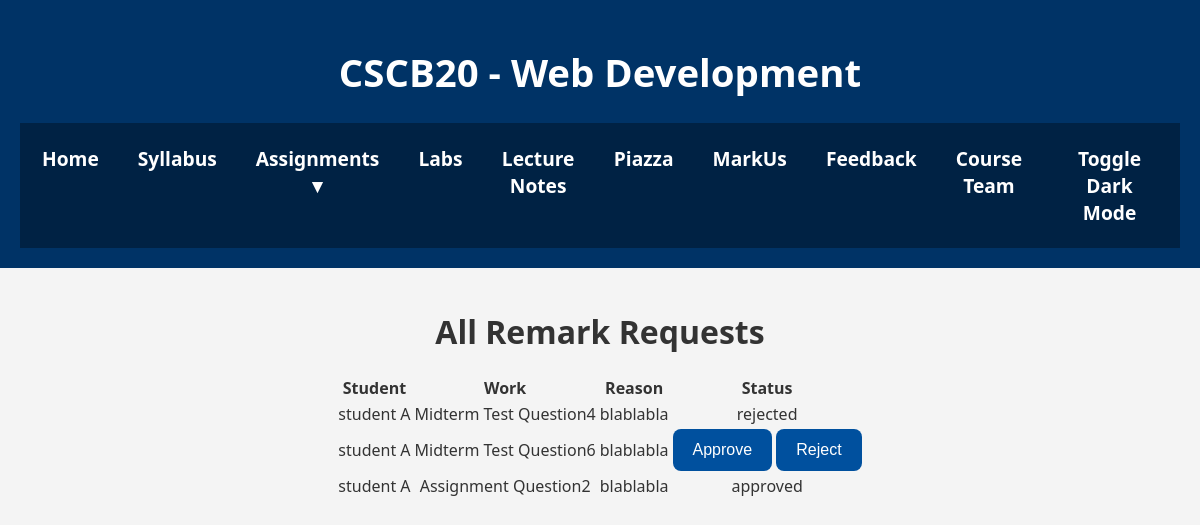
Before: /Regrade (signed in) with the older database file.
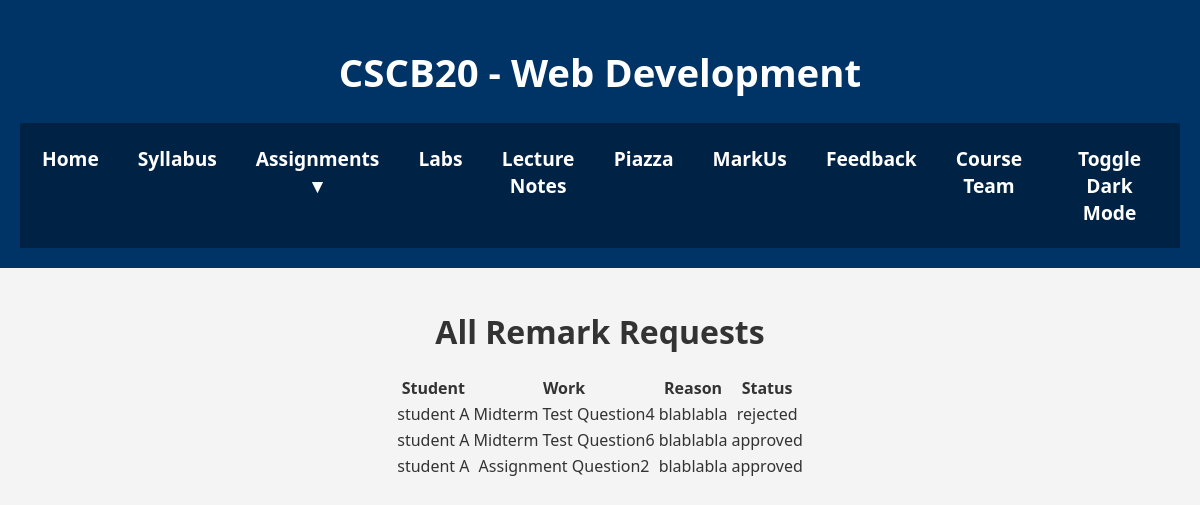
After: the same page with the newer database file.
### app.py (models this page shows)
class Regrade(db.Model):
    __tablename__ = 'Remark'
    id = db.Column(db.Integer, primary_key=True)
    userID = db.Column(db.Integer, db.ForeignKey('User.id'), nullable=False)
    work = db.Column(db.String(50), db.ForeignKey('Grade.work'), nullable=False)
    question = db.Column(db.Integer)
    reason = db.Column(db.String(1000), nullable=False)
    status = db.Column(db.String(50), nullable=False)

class User(db.Model):
    __tablename__ = 'User'
    id = db.Column(db.Integer, primary_key=True)
    first_name = db.Column(db.String(50), nullable=False)
    last_name  = db.Column(db.String(50), nullable=False)
    username   = db.Column(db.String(50), unique=True, nullable=False)
    email      = db.Column(db.String(100), unique=True, nullable=False)
    password   = db.Column(db.String(200), nullable=False)
    user_type  = db.Column(db.String(20), nullable=False)  # 'Student' or 'Instructor'
    grades = db.relationship('Grade', backref='user', lazy=True)
    regrade=db.relationship('Regrade', backref='user', lazy=True)

### app.py (the view)
@app.route('/Regrade')
def regrade():
    regrades_list = query_regrades()
    user_type = session.get('user_type')
    if user_type == 'Instructor':
        return render_template('InstructorRegrade.html', regrades_list=regrades_list)
    else:
        return render_template('StudentRegrade.html', regrades_list=regrades_list)

### app.py (called while the page is built)
def query_regrades():
    return Regrade.query.all()

### Template/InstructorRegrade.html (shortened to what this page needs)
<!DOCTYPE html>
<html lang="en">
<head>
  <link rel="stylesheet" href="{{ url_for('static', filename='css/index.css') }}">
</head>
<body>
  <div class="wrapper">
    <header>
      <h1>CSCB20 - Web Development</h1>
      <nav>
        <ul>
          <li><a href="{{ url_for('home') }}">Home</a></li>
          <li><a href="Dummy.pdf" target="_blank">Syllabus</a></li>
          <li class="dropdown">
            <a href="#">Assignments ▼</a>
          </li>
          <li><a href="{{ url_for('lab') }}">Labs</a></li>
          <li><a href="{{ url_for('lecture_note') }}">Lecture Notes</a></li>
          <li><a href="https://piazza.com/" target="_blank">Piazza</a></li>
          <li><a href="https://markus2.utsc.utoronto.ca/" target="_blank">MarkUs</a></li>
          <li><a href="{{ url_for('feedback') }}">Feedback</a></li>
          <li><a href="{{ url_for('course_team') }}">Course Team</a></li>
          <li><label for="dark-mode-toggle" class="toggle-btn">Toggle Dark Mode</label></li>
        </ul>
      </nav>
    </header>
    <div class="content-wrapper">
      <h1>  All Remark Requests</h1>
      <table>
        <tr>
            <th>Student</th>
            <th>Work</th>
            <th>Reason</th>
            <th>Status</th>
        </tr>
        {% for regrade in regrades_list %}
        <tr>
            <td>{{ regrade.user.first_name }} {{ regrade.user.last_name }}</td>
            <td>{{ regrade.work }} Question{{ regrade.question }}</td>
            <td>{{ regrade.reason }}</td>
            <td>
              {% if regrade.status == 'pending' %}
              <form action="{{ url_for('update_regrade_status') }}" method="POST" style="display:inline;">
                <button type="submit">Approve</button>
              </form>
              <form action="{{ url_for('update_regrade_status') }}" method="POST" style="display:inline;">
                <button type="submit">Reject</button>
              </form>
        {% else %}
            {{ regrade.status }}
        {% endif %}
            </td>
        </tr>
        {% endfor %}
    </table>
    </div>

Changed rows visible on the page:
changed Regrade (number 2 of 3 on the later page): status (not shown) → "approved"; no longer shows "Approve Reject"
